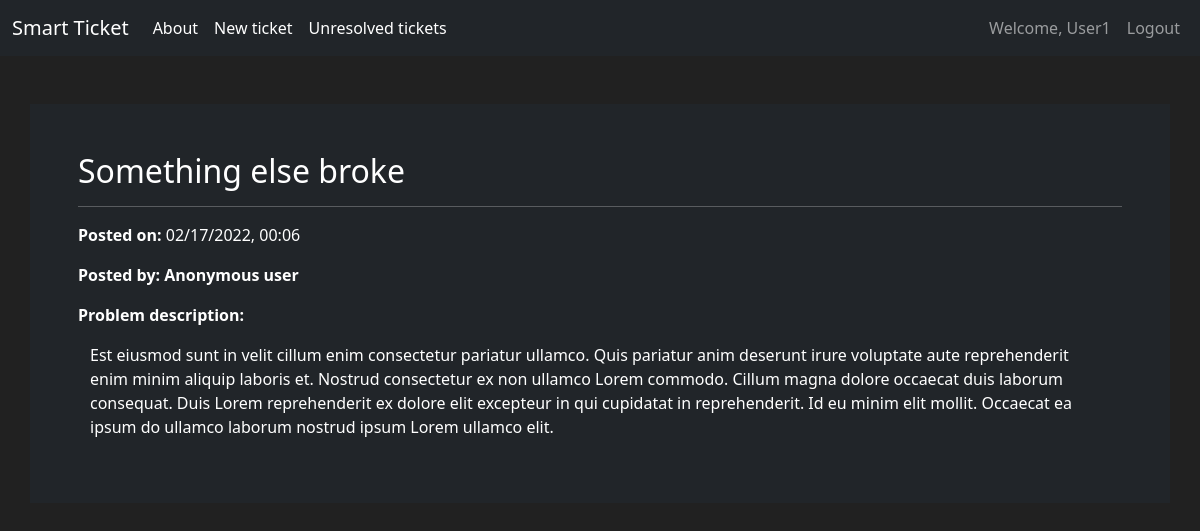
Screenshot of /ticket/2 (signed in) with the database file from the repository.
### smart_ticket/models.py (models this page shows, shortened)
class User(db.Model, UserMixin):
    id = db.Column(db.Integer(),primary_key = True)
    creation_time = db.Column(db.DateTime(),nullable=False, default = datetime.now())
    username = db.Column(db.String(length = 30), nullable=False, unique = True)
    email = db.Column(db.String(length = 30), nullable=False, unique = True)
    password_hash = db.Column(db.String(length = 50), nullable=False, unique = True)
    created_tickets = db.relationship('Ticket',backref='author', lazy=True)
    @property
    def password(self):
        return self.password_hash

class Ticket(db.Model):
    id = db.Column(db.Integer(),primary_key = True)
    subject = db.Column(db.String(length=30), nullable=False)
    issue_description = db.Column(db.Text(length=2500))
    creation_time = db.Column(db.DateTime(),nullable=False, default = datetime.now())
    author_id = db.Column(db.Integer(), db.ForeignKey('user.id'), nullable=True)
    is_solved = db.Column(db.Boolean(), nullable=False, default = False)
    log_messages = db.relationship('TicketLogMessage',backref='ticket', lazy=True)

### smart_ticket/routes.py (the view)
@app.route('/ticket/<int:id>')
@login_required
def ticket_detail_page(id:int):
    ticket = Ticket.query.get_or_404(id)
    return render_template('ticket_detail.html', ticket=ticket)

### smart_ticket/models.py (called while the page is built)
@login_manager.user_loader
def load_user(user_id):
    return User.query.get(int(user_id))

### smart_ticket/routes.py (called while the page is built)
@app.template_filter('format_time')
def format_time(timestamp):
    return timestamp.strftime("%m/%d/%Y, %H:%M")

### smart_ticket/templates/ticket_detail.html (shortened to what this page needs)
{% extends 'base.html' %}
{% block content %}
<div class = "container bg-dark m-5 p-5 mx-auto">
    <h2>{{ticket.subject}}</h2>
    <hr>
    <p><strong> Posted on: </strong>{{ticket.creation_time|format_time}}</p>
    {% if ticket.author.username|length  %}
    <p><strong>Posted by: </strong>{{ticket.author.username}}</p>
    {%  else %}
    <p><strong>Posted by: Anonymous user</strong></p>
    {% endif %}
    <p><strong>Problem description:</strong></p>
    <div class ="container border-white">
        <p>{{ticket.issue_description}}</p>
    </div>
</div>
{% endblock content %}

### smart_ticket/templates/base.html (shortened to what this page needs)
<!doctype html>
<html lang="en">
  <head>
    <link href="https://cdn.jsdelivr.net/npm/bootstrap@5.1.3/dist/css/bootstrap.min.css" rel="stylesheet">
  </head>
  <body>
    <nav class="navbar navbar-expand-md  navbar-dark bg-dark">
      <div class="container-fluid">
        <a class="navbar-brand" href="{{ url_for('home_page') }}">Smart Ticket</a>
        <div class="collapse navbar-collapse" id="navbarSupportedContent">
          <ul class="navbar-nav me-auto mb-2 mb-lg-0">
            <li class="nav-item">
              <a class="nav-link active" href="{{ url_for('about_page') }}">About</a>
            </li>
            <li class="nav-item">
              <a class="nav-link active" aria-current="page" href="{{ url_for('create_ticket_page')}}">New ticket</a>
            </li>
            {% if current_user.is_authenticated %}
            <li class="nav-item">
              <a class="nav-link active" href="{{ url_for('ticket_list_page') }}">Unresolved tickets</a>
            </li>
            {% endif %}
          </ul>
          <ul class="navbar-nav ml-auto">
            {% if current_user.is_authenticated %}
            <li class="nav-item">
              <a class="nav-link">Welcome, {{ current_user.username }}</a>
            </li>
            <li class="nav-item">
              <a class="nav-link" href="{{ url_for('logout_page') }}">Logout</a>
            </li>
            {% else %}
            <li class="nav-item">
              <a class="nav-link" href="{{ url_for('login_page') }}">Login</a>
            </li>
            <li class="nav-item">
              <a class="nav-link" href="{{ url_for('registration_page') }}">Register</a>
            {% endif %}
          </ul>
        </div>
      </div>
    </nav>
    <div class="container-fluid">
      {% block content %}
      {% endblock %}
    </div>
  </body>
</html>

### smart_ticket/templates/base.html (style rules this page uses)
body { background-color: #212121; color: white }

### rows the page displays
User: username "User1"
Ticket: subject "Something else broke", creation_time "02/17/2022, 00:06", issue_description "Est eiusmod sunt in velit cillum enim consectetur pariatur ullamco. Quis pariatur anim deserunt irure voluptate aute reprehenderit enim minim aliquip laboris et. Nostrud consectetur ex non ullamco Lorem commodo. Cillum magna dolore occaecat duis laborum consequat. Duis Lorem reprehenderit ex dolore elit excepteur in qui cupidatat in reprehenderit. Id eu minim elit mollit. Occaecat ea ipsum do ullamco laborum nostrud ipsum Lorem ullamco elit."
